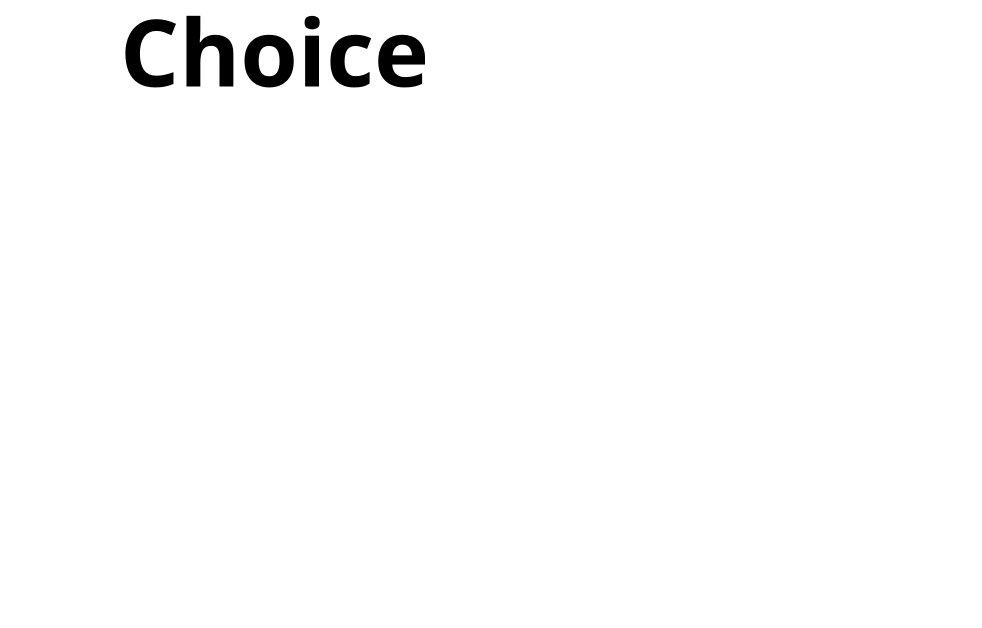
<?xml version="1.0" encoding="UTF-8"?>
<ui version="4.0">
 <class>choicewindow</class>
 <widget class="QWidget" name="choicewindow">
  <property name="geometry">
   <rect>
    <x>0</x>
    <y>0</y>
    <width>982</width>
    <height>628</height>
   </rect>
  </property>
  <property name="windowTitle">
   <string>Form</string>
  </property>
  <property name="styleSheet">
   <string notr="true">background-color: rgb(255, 255, 255);</string>
  </property>
  <widget class="QLabel" name="label">
   <property name="geometry">
    <rect>
     <x>0</x>
     <y>0</y>
     <width>111</width>
     <height>111</height>
    </rect>
   </property>
   <property name="styleSheet">
    <string notr="true">color:#ED5009;</string>
   </property>
   <property name="text">
    <string/>
   </property>
   <property name="pixmap">
    <pixmap resource="Resourses.qrc">:/newMiniTrainIcon.png</pixmap>
   </property>
  </widget>
  <widget class="QLabel" name="label_2">
   <property name="geometry">
    <rect>
     <x>120</x>
     <y>-10</y>
     <width>311</width>
     <height>121</height>
    </rect>
   </property>
   <property name="font">
    <font>
     <family>Faustina</family>
     <pointsize>70</pointsize>
     <italic>false</italic>
     <bold>true</bold>
    </font>
   </property>
   <property name="styleSheet">
    <string notr="true">color: rgb(0, 0, 0);</string>
   </property>
   <property name="text">
    <string>Choice</string>
   </property>
  </widget>
  <widget class="QPushButton" name="pushButton_4">
   <property name="geometry">
    <rect>
     <x>910</x>
     <y>10</y>
     <width>61</width>
     <height>61</height>
    </rect>
   </property>
   <property name="sizePolicy">
    <sizepolicy hsizetype="Maximum" vsizetype="Maximum">
     <horstretch>0</horstretch>
     <verstretch>0</verstretch>
    </sizepolicy>
   </property>
   <property name="focusPolicy">
    <enum>Qt::ClickFocus</enum>
   </property>
   <property name="contextMenuPolicy">
    <enum>Qt::CustomContextMenu</enum>
   </property>
   <property name="styleSheet">
    <string notr="true">border-radius: 20px; </string>
   </property>
   <property name="text">
    <string/>
   </property>
   <property name="icon">
    <iconset resource="Resourses.qrc">
     <normaloff>:/newnewPlusIcon.png</normaloff>:/newnewPlusIcon.png</iconset>
   </property>
   <property name="iconSize">
    <size>
     <width>300</width>
     <height>200</height>
    </size>
   </property>
  </widget>
  <widget class="QPushButton" name="pushButton_2">
   <property name="geometry">
    <rect>
     <x>50</x>
     <y>270</y>
     <width>321</width>
     <height>101</height>
    </rect>
   </property>
   <property name="sizePolicy">
    <sizepolicy hsizetype="Maximum" vsizetype="Maximum">
     <horstretch>0</horstretch>
     <verstretch>0</verstretch>
    </sizepolicy>
   </property>
   <property name="focusPolicy">
    <enum>Qt::ClickFocus</enum>
   </property>
   <property name="contextMenuPolicy">
    <enum>Qt::CustomContextMenu</enum>
   </property>
   <property name="styleSheet">
    <string notr="true">border-radius: 20px; </string>
   </property>
   <property name="text">
    <string/>
   </property>
   <property name="icon">
    <iconset resource="Resourses.qrc">
     <normaloff>:/userButton2.png</normaloff>:/userButton2.png</iconset>
   </property>
   <property name="iconSize">
    <size>
     <width>300</width>
     <height>200</height>
    </size>
   </property>
  </widget>
  <widget class="QPushButton" name="pushButton_3">
   <property name="geometry">
    <rect>
     <x>600</x>
     <y>270</y>
     <width>321</width>
     <height>101</height>
    </rect>
   </property>
   <property name="sizePolicy">
    <sizepolicy hsizetype="Maximum" vsizetype="Maximum">
     <horstretch>0</horstretch>
     <verstretch>0</verstretch>
    </sizepolicy>
   </property>
   <property name="focusPolicy">
    <enum>Qt::ClickFocus</enum>
   </property>
   <property name="contextMenuPolicy">
    <enum>Qt::CustomContextMenu</enum>
   </property>
   <property name="styleSheet">
    <string notr="true">border-radius: 20px; </string>
   </property>
   <property name="text">
    <string/>
   </property>
   <property name="icon">
    <iconset resource="Resourses.qrc">
     <normaloff>:/adminButtonTest.png</normaloff>:/adminButtonTest.png</iconset>
   </property>
   <property name="iconSize">
    <size>
     <width>300</width>
     <height>200</height>
    </size>
   </property>
  </widget>
  <widget class="QPushButton" name="pushButton_5">
   <property name="geometry">
    <rect>
     <x>830</x>
     <y>10</y>
     <width>61</width>
     <height>61</height>
    </rect>
   </property>
   <property name="sizePolicy">
    <sizepolicy hsizetype="Maximum" vsizetype="Maximum">
     <horstretch>0</horstretch>
     <verstretch>0</verstretch>
    </sizepolicy>
   </property>
   <property name="focusPolicy">
    <enum>Qt::ClickFocus</enum>
   </property>
   <property name="contextMenuPolicy">
    <enum>Qt::CustomContextMenu</enum>
   </property>
   <property name="styleSheet">
    <string notr="true">border-radius: 20px; </string>
   </property>
   <property name="text">
    <string/>
   </property>
   <property name="icon">
    <iconset resource="Resourses.qrc">
     <normaloff>:/Group 29.png</normaloff>:/Group 29.png</iconset>
   </property>
   <property name="iconSize">
    <size>
     <width>300</width>
     <height>200</height>
    </size>
   </property>
  </widget>
 </widget>
 <resources>
  <include location="Resourses.qrc"/>
 </resources>
 <connections/>
</ui>
